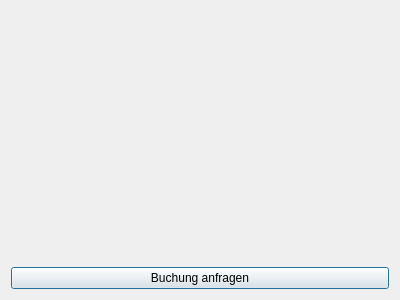
<?xml version="1.0" encoding="UTF-8"?>
<ui version="4.0">
 <class>BuchungReg</class>
 <widget class="QDialog" name="BuchungReg">
  <property name="geometry">
   <rect>
    <x>0</x>
    <y>0</y>
    <width>400</width>
    <height>300</height>
   </rect>
  </property>
  <property name="windowTitle">
   <string>Dialog</string>
  </property>
  <layout class="QGridLayout" name="gridLayout">
   <item row="0" column="0" colspan="2">
    <widget class="QLabel" name="label_info">
     <property name="text">
      <string/>
     </property>
    </widget>
   </item>
   <item row="1" column="0" colspan="2">
    <widget class="QPushButton" name="pushButton_buchen">
     <property name="text">
      <string>Buchung anfragen</string>
     </property>
    </widget>
   </item>
  </layout>
 </widget>
 <resources/>
 <connections>
  <connection>
   <sender>pushButton_buchen</sender>
   <signal>clicked()</signal>
   <receiver>BuchungReg</receiver>
   <slot>pushButton_buchen_clicked()</slot>
   <hints>
    <hint type="sourcelabel">
     <x>78</x>
     <y>290</y>
    </hint>
    <hint type="destinationlabel">
     <x>179</x>
     <y>252</y>
    </hint>
   </hints>
  </connection>
 </connections>
 <slots>
  <slot>pushButton_buchen_clicked()</slot>
  <slot>aktualisieren()</slot>
 </slots>
</ui>
